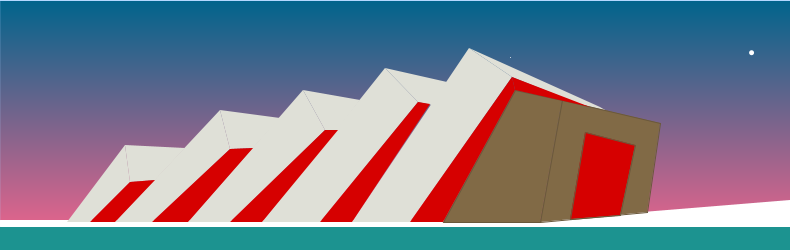
Frame 1 (no input)
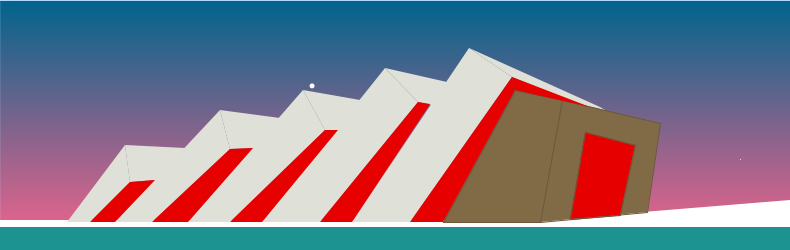
Frame 60 (the mouse pressed at the canvas centre just before this capture)
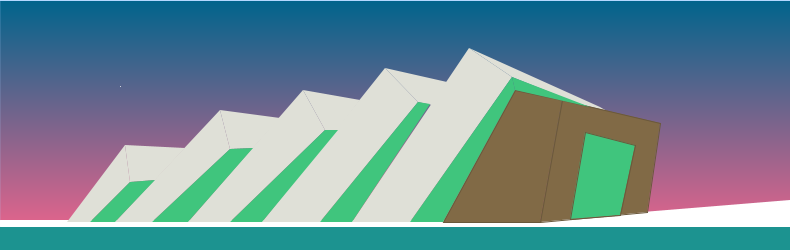
Frame 120 (the mouse held since frame 60 and released just before this capture)

The Processing sketch that drew these frames (run headless with seeded random() and noise(); from frame 60 on, the mouse is pressed at the canvas centre):

// Processing sketch: processing_112760
// ── processing_112760.pde

void setup() {
  size(790, 250);
  background(25, 32, 67);
  smooth();

  noStroke();
}
void draw() {
  background(178, 216, 255);

  for (int c=1; c<300; c+=1) {
frameRate (10);
    stroke(c, 100, 140);
    line(0, c, 1000, c);
  } 
  //céu

  for (int i=1/2; i<1; i+=10) {
    stroke(255);

    smooth();
    point(random(0, 790), random(0, 220)); 
    //estrelas


    fill(28, 147, 144, 255);
    noStroke();
    quad(0, 222, 790, 222, 790, 430, 0, 430);//chão
    fill(255);
    triangle(520, 222, 790, 200, 790, 222); 




    fill(255);
    ellipse(random(0, 790), random(0, 222), 5, 5); //neve caindo
    strokeWeight(7);
    stroke(255);
    line(0, 223, 790, 223);// linha de neve no chão




    noStroke();

    fill(223, 224, 215);

    quad(67, 222, 90, 222, 130, 182, 125, 145);
    quad(130, 182, 125, 145, 185, 148, 155, 180);
    quad(115, 222, 152, 222, 230, 149, 220, 110);
    quad(230, 149, 220, 110, 280, 118, 253, 148);
    quad(188, 222, 230, 222, 325, 130, 303, 90);
    quad(325, 130, 303, 90, 360, 100, 337, 130);
    quad(262, 222, 320, 222, 418, 102, 385, 68);
    quad(418, 102, 385, 68, 447, 82, 432, 105);
    quad(352, 222, 410, 222, 512, 77, 469, 48);
    quad(512, 77, 469, 48, 600, 107, 627, 123);
    
    fill(129, 106, 70, 255); 
    stroke(106,88,59);
    strokeWeight(1);
    quad(443, 222, 540, 222, 562, 100, 515, 90);
    quad(540, 222, 562, 100, 660, 123, 647, 212); 
    //entrada de madeira

    int x;
    int y;

    frameRate (10);


    fill(random(0, 250), mouseX/2, mouseY);
    for (y=100; y<mouseY-60; y=y+30);
    for (x=100; x<mouseX-80; x=x+30); 
    noStroke();
    quad(90, 222, 130, 182, 155, 180, 115, 222);
    quad(152, 222, 230, 149, 253, 148, 188, 222);
    quad(230, 222, 325, 130, 338, 130, 262, 222);
    quad(320, 222, 418, 102, 430, 104, 352, 222);
    quad(410, 222, 512, 77, 515, 90, 443, 222);
    triangle(512, 77, 515, 90, 590, 107);
    stroke(106,88,59);
    quad(570, 219, 620, 215, 635, 145, 585, 132); 

    //luzes
  }
}
